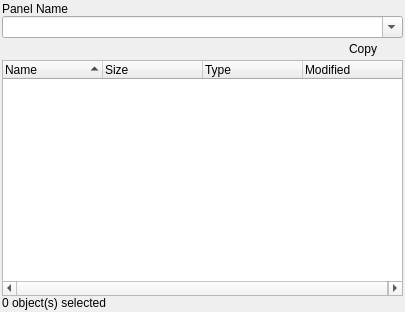
<?xml version="1.0" encoding="UTF-8"?>
<ui version="4.0">
 <class>FilePanel</class>
 <widget class="QWidget" name="FilePanel">
  <property name="geometry">
   <rect>
    <x>0</x>
    <y>0</y>
    <width>405</width>
    <height>312</height>
   </rect>
  </property>
  <property name="windowTitle">
   <string/>
  </property>
  <layout class="QVBoxLayout" name="verticalLayout">
   <property name="spacing">
    <number>0</number>
   </property>
   <property name="leftMargin">
    <number>2</number>
   </property>
   <property name="topMargin">
    <number>2</number>
   </property>
   <property name="rightMargin">
    <number>2</number>
   </property>
   <property name="bottomMargin">
    <number>2</number>
   </property>
   <item>
    <widget class="QLabel" name="label_name">
     <property name="text">
      <string notr="true">Panel Name</string>
     </property>
     <property name="margin">
      <number>2</number>
     </property>
    </widget>
   </item>
   <item>
    <widget class="QComboBox" name="address_bar">
     <property name="editable">
      <bool>true</bool>
     </property>
    </widget>
   </item>
   <item>
    <widget class="QFrame" name="frame">
     <property name="frameShape">
      <enum>QFrame::NoFrame</enum>
     </property>
     <property name="frameShadow">
      <enum>QFrame::Raised</enum>
     </property>
     <layout class="QHBoxLayout" name="horizontalLayout">
      <property name="spacing">
       <number>0</number>
      </property>
      <property name="leftMargin">
       <number>0</number>
      </property>
      <property name="topMargin">
       <number>0</number>
      </property>
      <property name="rightMargin">
       <number>0</number>
      </property>
      <property name="bottomMargin">
       <number>0</number>
      </property>
      <item>
       <widget class="QPushButton" name="button_up">
        <property name="sizePolicy">
         <sizepolicy hsizetype="Minimum" vsizetype="Fixed">
          <horstretch>0</horstretch>
          <verstretch>0</verstretch>
         </sizepolicy>
        </property>
        <property name="text">
         <string/>
        </property>
        <property name="icon">
         <iconset resource="../../resources/resources.qrc">
          <normaloff>:/icon/folder-up.png</normaloff>:/icon/folder-up.png</iconset>
        </property>
        <property name="flat">
         <bool>true</bool>
        </property>
       </widget>
      </item>
      <item>
       <widget class="QPushButton" name="button_refresh">
        <property name="sizePolicy">
         <sizepolicy hsizetype="Minimum" vsizetype="Fixed">
          <horstretch>0</horstretch>
          <verstretch>0</verstretch>
         </sizepolicy>
        </property>
        <property name="text">
         <string/>
        </property>
        <property name="icon">
         <iconset resource="../../resources/resources.qrc">
          <normaloff>:/icon/arrow-circle-double.png</normaloff>:/icon/arrow-circle-double.png</iconset>
        </property>
        <property name="flat">
         <bool>true</bool>
        </property>
       </widget>
      </item>
      <item>
       <widget class="QPushButton" name="button_add">
        <property name="sizePolicy">
         <sizepolicy hsizetype="Minimum" vsizetype="Fixed">
          <horstretch>0</horstretch>
          <verstretch>0</verstretch>
         </sizepolicy>
        </property>
        <property name="text">
         <string/>
        </property>
        <property name="icon">
         <iconset resource="../../resources/resources.qrc">
          <normaloff>:/icon/folder-plus.png</normaloff>:/icon/folder-plus.png</iconset>
        </property>
        <property name="flat">
         <bool>true</bool>
        </property>
       </widget>
      </item>
      <item>
       <widget class="QPushButton" name="button_delete">
        <property name="sizePolicy">
         <sizepolicy hsizetype="Minimum" vsizetype="Fixed">
          <horstretch>0</horstretch>
          <verstretch>0</verstretch>
         </sizepolicy>
        </property>
        <property name="text">
         <string/>
        </property>
        <property name="icon">
         <iconset resource="../../resources/resources.qrc">
          <normaloff>:/icon/cross-script.png</normaloff>:/icon/cross-script.png</iconset>
        </property>
        <property name="flat">
         <bool>true</bool>
        </property>
       </widget>
      </item>
      <item>
       <spacer name="horizontal_spacer">
        <property name="orientation">
         <enum>Qt::Horizontal</enum>
        </property>
        <property name="sizeHint" stdset="0">
         <size>
          <width>300</width>
          <height>20</height>
         </size>
        </property>
       </spacer>
      </item>
      <item>
       <widget class="QPushButton" name="button_send">
        <property name="sizePolicy">
         <sizepolicy hsizetype="Minimum" vsizetype="Fixed">
          <horstretch>0</horstretch>
          <verstretch>0</verstretch>
         </sizepolicy>
        </property>
        <property name="layoutDirection">
         <enum>Qt::LeftToRight</enum>
        </property>
        <property name="text">
         <string>Copy</string>
        </property>
        <property name="icon">
         <iconset resource="../../resources/resources.qrc">
          <normaloff>:/icon/arrow-045.png</normaloff>:/icon/arrow-045.png</iconset>
        </property>
        <property name="flat">
         <bool>true</bool>
        </property>
       </widget>
      </item>
     </layout>
    </widget>
   </item>
   <item>
    <widget class="aspia::FileTreeWidget" name="tree">
     <property name="editTriggers">
      <set>QAbstractItemView::EditKeyPressed|QAbstractItemView::SelectedClicked</set>
     </property>
     <property name="dragEnabled">
      <bool>true</bool>
     </property>
     <property name="dragDropMode">
      <enum>QAbstractItemView::DragDrop</enum>
     </property>
     <property name="defaultDropAction">
      <enum>Qt::CopyAction</enum>
     </property>
     <property name="selectionMode">
      <enum>QAbstractItemView::ExtendedSelection</enum>
     </property>
     <property name="indentation">
      <number>0</number>
     </property>
     <property name="itemsExpandable">
      <bool>false</bool>
     </property>
     <property name="sortingEnabled">
      <bool>true</bool>
     </property>
     <column>
      <property name="text">
       <string>Name</string>
      </property>
     </column>
     <column>
      <property name="text">
       <string>Size</string>
      </property>
     </column>
     <column>
      <property name="text">
       <string>Type</string>
      </property>
     </column>
     <column>
      <property name="text">
       <string>Modified</string>
      </property>
     </column>
    </widget>
   </item>
   <item>
    <widget class="QLabel" name="label_status">
     <property name="text">
      <string>0 object(s) selected</string>
     </property>
     <property name="margin">
      <number>2</number>
     </property>
    </widget>
   </item>
  </layout>
 </widget>
 <customwidgets>
  <customwidget>
   <class>aspia::FileTreeWidget</class>
   <extends>QTreeWidget</extends>
   <header>client/ui/file_tree_widget.h</header>
  </customwidget>
 </customwidgets>
 <resources>
  <include location="../../resources/resources.qrc"/>
 </resources>
 <connections/>
</ui>
